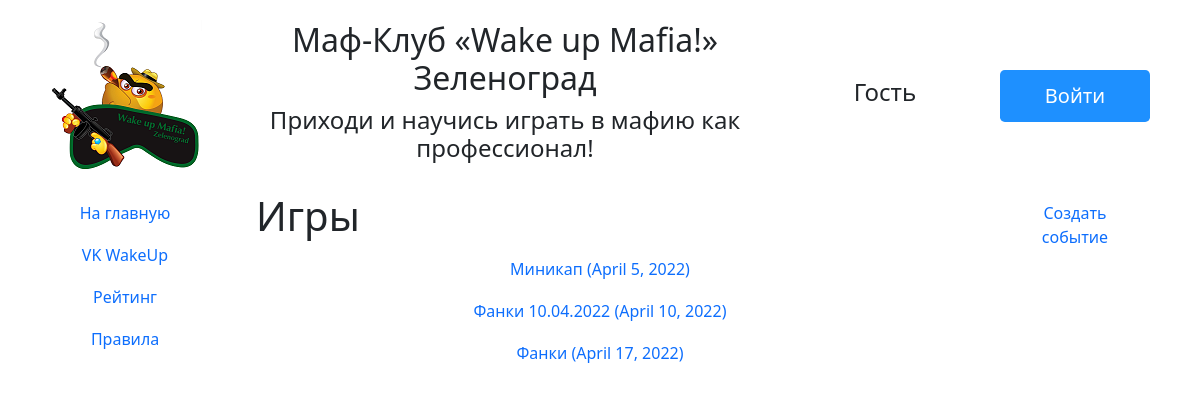
The app's page /mafia/ with its own data.
### Mafia/models.py (models this page shows)
class Event(models.Model):
    TYPE = [
        ('FUN', 'Клубные игры'),
        ('MINI', 'Миникап'),
    ]
    name = models.CharField(max_length=100)
    date_event = models.DateField(auto_now=False)
    date_insert = models.DateField(auto_now_add=True, editable=False)
    judge = models.ForeignKey(User, on_delete=models.DO_NOTHING)
    type = models.CharField(max_length=20, choices=TYPE, default='FUN')
    active = models.BooleanField(default=True)
    def __str__(self):
        return self.name

### Mafia/views.py (the view)
# urls.py: path('', views.index, name='index'),
def index(request):
    events = Event.objects.all().order_by('date_event')
    if len(events) > 5:
        events = events[:5]
    print(events)
    return render(request, 'main.html', context={'events': events, })

### Mafia/templates/main.html
{% extends "base_generic.html" %}
{% block content %}
    <div class="container">
        <h1>Игры</h1>
        {% if events %}
            {% for event in events %}
                <a class="nav-link btn btn-panel" href="./event/{{ event.id }}">{{ event.name }} ({{event.date_event}})</a>
            {% endfor %}
        {% else %}
            <p>Нет событий</p>
        {% endif %}
    </div>
{% endblock %}
{% block sidebar %}
    <div class="nav flex-column" aria-orientation="vertical">
        <li><a class="nav-link btn btn-panel" href="{% url 'create_event' %}">Создать событие</a></li>
    </div>
{% endblock %}

### Mafia/static/css/styles.css (style rules this page uses)
:root { --color1: #1E90FF; --color2: #0000FF; }

### records on screen
Event: name "Миникап", date_event "April 5, 2022"
Event: name "Фанки 10.04.2022", date_event "April 10, 2022"
Event: name "Фанки", date_event "April 17, 2022"
